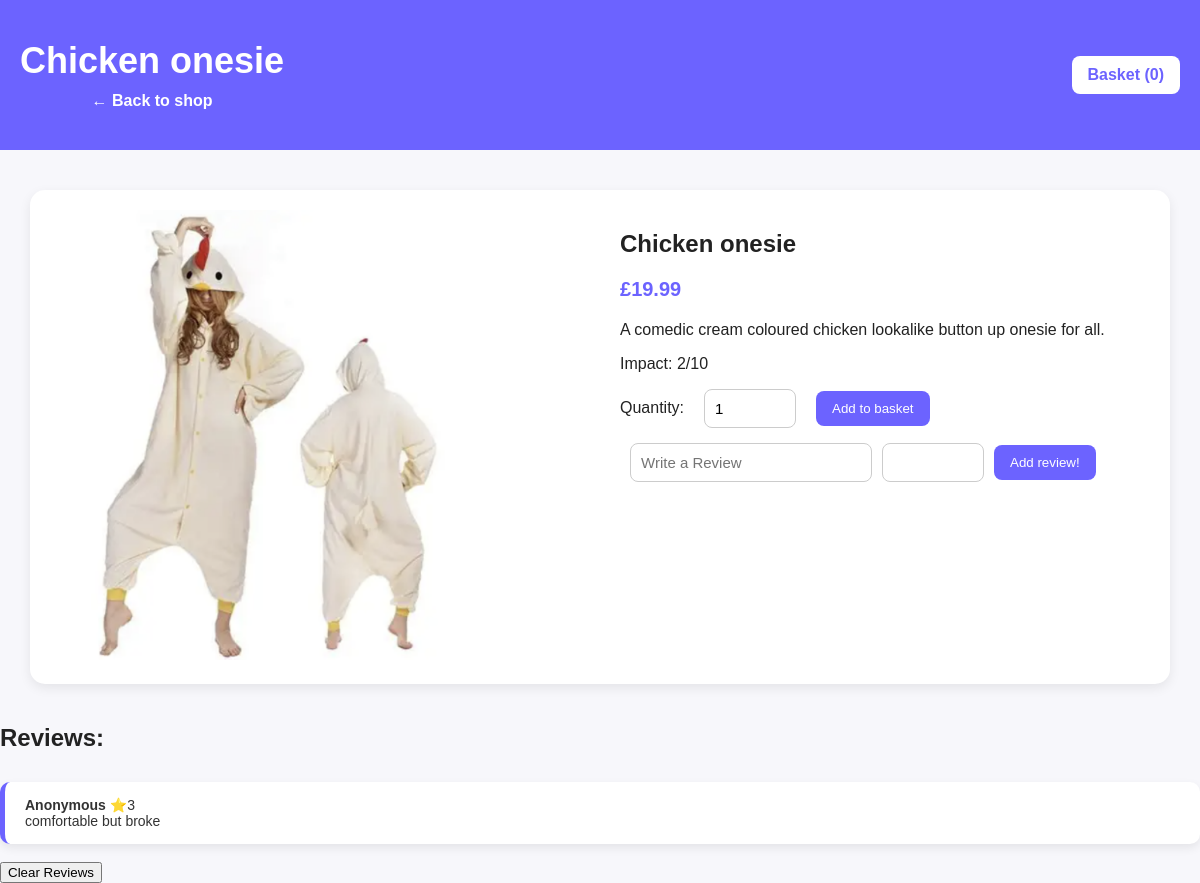
The app's page /item/2 with its own data.
### app4.py (models this page shows)
class Product(db.Model):
    id = db.Column(db.Integer, primary_key=True)
    name = db.Column(db.String(100), nullable=False)
    price = db.Column(db.Float, nullable=False)
    description = db.Column(db.Text, nullable=False)
    image = db.Column(db.String(100), nullable=False)
    impact = db.Column(db.Integer, nullable=False)

class Review(db.Model):
    id = db.Column(db.Integer, primary_key=True)
    product_id = db.Column(db.Integer, db.ForeignKey('product.id'), nullable=False)
    username = db.Column(db.String(100), nullable=False)
    text = db.Column(db.Text, nullable=False)
    rating = db.Column(db.Integer, nullable=False)
    product = db.relationship('Product', backref='reviews')

### app4.py (the view, shortened to what this page needs)
@app.route('/item/<int:itemId>', methods=["GET", "POST"])
def singleProductPage(itemId):
    product = Product.query.get_or_404(itemId)
    reviews = Review.query.filter_by(product_id=product.id).all()
    return render_template(
        'SingleProduct.html',
        product = product,
        reviews = reviews,
        basket_count = basket_count()
        )

### app4.py (called while the page is built)
def get_basket():
    if 'basket' not in session:
        session['basket'] = []
    return session['basket']

def basket_count():
    basket = get_basket()
    return sum(item['quantity'] for item in basket)

### templates/SingleProduct.html (shortened to what this page needs)
<!DOCTYPE html>
<html>
<head>
    <link rel="stylesheet" href="{{ url_for('static', filename='style.css') }}">
</head>
<body>
    <header class="site-header">
        <div class="top-bar">
            <div>
                <h1>{{ product.name }}</h1>
                <a href="{{ url_for('galleryPage') }}" class="back-link">← Back to shop</a>
            </div>
            <a href="{{ url_for('basketPage') }}" class="basket-link">
                Basket ({{ basket_count }})
            </a>
        </div>
    </header>
    <main class="single-product">
        <div class="single-product-image">
            <img src="{{ url_for('static', filename='images/' + product.image) }}" alt="{{ product.name }}">
        </div>
        <div class="single-product-info">
            <h2>{{ product.name }}</h2>
            <p class="price">£{{ "%.2f"|format(product.price) }}</p>
            <p>{{ product.description }}</p>
            <p class="impact">Impact: {{ product.impact }}/10</p>
            <form method="POST" class="basket-form">
                <label>Quantity:</label>
                <input type="number" name="quantity" min="1" value="1">
                <button type="submit">Add to basket</button>
            </form>
            <form method="POST" class="review-form">
                <input type="text" name="review" placeholder="Write a Review">
                <input type="number" name="rating" min = "1" max="5">
                <button type="submit" >Add review!</button>
            </form>
        </div>
    </main>
    <h2>  Reviews:</h2>
    <div class="reviews-container">
        {% if reviews %}
            {% for r in reviews %}
                <div class="review-box">
                    <strong>{{ r.username }}</strong> ⭐{{ r.rating }}<br>{{ r.text }}
                </div>
            {% endfor %}
        {% else %}
            <p>No reviews yet. </p>
        {% endif %}
    </div>
    <br>
    <form method="POST" action="{{ url_for('clear_reviews_item', itemId = product.id)}}">
        <button type="submit">Clear Reviews</button>
    </form>
</body>
</html>

### static/style.css (style rules this page uses)
body { font-family: Arial, sans-serif; background: #f7f7fb; margin: 0; color: #222; }
.site-header { background: #6c63ff; color: white; text-align: center; padding: 40px 20px; }
.site-header h1 { margin: 0; font-size: 36px; }
.price { font-size: 20px; font-weight: bold; color: #6c63ff; }
.top-bar { display: flex; gap: 20px; justify-content: space-between; align-items: center; position: relative; }
.basket-link { background: white; color: #6c63ff; text-decoration: none; padding: 10px 16px; border-radius: 8px; font-weight: bold; }
.back-link { display: inline-block; margin-top: 10px; color: white; text-decoration: none; font-weight: bold; }
.single-product { max-width: 1100px; margin: 40px auto; padding: 20px; display: grid; grid-template-columns: 1fr 1fr; gap: 40px; background: white; border-radius: 15px; box-shadow: 0 4px 12px rgba(0,0,0,0.08); }
.single-product img { width: 100%; max-width: 450px; height: 450px; object-fit: cover; border-radius: 12px; }
.basket-form { margin-top: 20px; }
.basket-form input { width: 70px; padding: 8px; margin: 0 10px; }
.reviews-container { margin-top: 30px; display: flex; flex-direction: column; gap: 15px; }
.review-box { background: white; padding: 15px 20px; border-radius: 10px; box-shadow: 0 4px 10px rgba(0,0,0,0.08); border-left: 5px solid #6c63ff; font-size: 14px; color: #333 }
.basket-form, .review-form { display: flex; gap: 10px; align-items: center; margin-top: 15px; }
.basket-form input, .review-form input { padding: 10px; border: 1px solid #ccc; border-radius: 8px; font-size: 15px; }
.basket-form input[type="number"] { width: 70px; }
.review-form input[name="review"] { width: 220px; }
.review-form input[name="rating"] { width: 80px; }
.basket-form button, .review-form button { background: #6c63ff; color: white; border: none; padding: 10px 16px; border-radius: 8px; cursor: pointer; }

### records on screen
Product: name "Chicken onesie", image (picture), price "19.99", description "A comedic cream coloured chicken lookalike button up onesie for all.", impact "2"
Review: username "Anonymous", rating "3", text "comfortable but broke"

### other values on screen
{{ basket_count }} "0"
